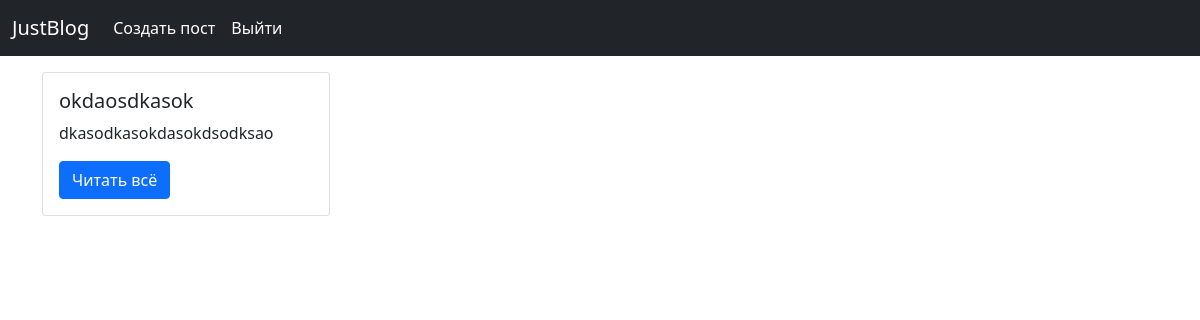
Page / (signed in) on the earlier database version.
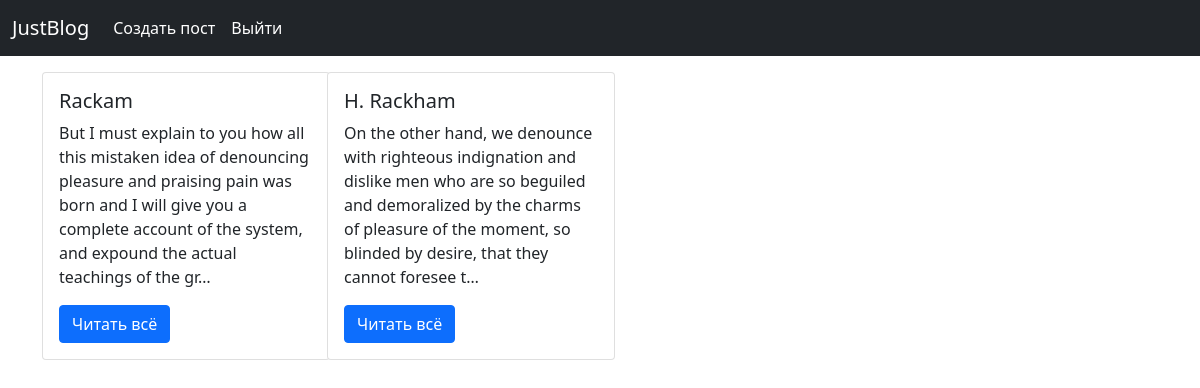
Same page on the later database version.
### blog/models.py (models this page shows, shortened)
class Post(models.Model):
    title = models.CharField(max_length=255)
    post_text = models.TextField()
    created = models.DateTimeField(auto_now_add=True)
    author = models.ForeignKey(User, on_delete=models.CASCADE)
    tags = models.ManyToManyField('blog.Tag')

### blog/views.py (the view)
# urls.py: 2. Add a URL to urlpatterns:  path('', Home.as_view(), name='home')
class Home(TemplateView):
    template_name = 'index.html'
    def get_context_data(self):
        posts = Post.objects.all().order_by('created')
        return {
            'posts': posts
        }

### templates/index.html (shortened to what this page needs)
<html>
<head>
    <link href="https://cdn.jsdelivr.net/npm/bootstrap@5.0.2/dist/css/bootstrap.min.css" rel="stylesheet">
</head>
    <body>
        <nav class="navbar navbar-expand-lg navbar-dark bg-dark">
          <div class="container-fluid">
            <a class="navbar-brand" href="/">JustBlog</a>
            <div class="collapse navbar-collapse" id="navbarSupportedContent">
              <ul class="navbar-nav me-auto mb-2 mb-lg-0">
                <li class="nav-item">
                  <a class="nav-link active" aria-current="page" href="/create_post/">Создать пост</a>
                </li>
                  {% if user.is_authenticated %}
                  <li class="nav-item">
                  <a class="nav-link active" aria-current="page" href="/accounts/logout">Выйти</a>
                  {% endif %}
              </ul>
            </div>
          </div>
        </nav>
        <div class="container">
            <div class="row">
            {% if user.is_authenticated %}
                {% for post in posts %}
                <div class="col-md-3" style="padding-top:1rem;">
                    <div class="card" style="width: 18rem;">
                      <div class="card-body">
                        <h5 class="card-title">{{ post.title }}</h5>
                        <p class="card-text">{{ post.post_text|truncatechars:200 }}</p>
                        <a href="post/{{ post.id }}" class="btn btn-primary">Читать всё</a>
                      </div>
                    </div>
                </div>
                {% endfor %}
            </div>
                {% else %}
                <h1>Войдите или зарегистрируйтесь, чтобы просматривать посты.</h1>
                {% endif %}
        </div>
    </body>
</html>

Differences in the rows shown:
changed Post: title "okdaosdkasok" → "Rackam"; post_text "dkasodkasokdasokdsodksao" → "But I must explain to you how all this mistaken idea of denouncing pleasure and praising pain was born and I will give you a complete account of the system, and expound the actual teachings of the gr…"
added Post: title "H. Rackham", post_text "On the other hand, we denounce with righteous indignation and dislike men who are so beguiled and demoralized by the charms of pleasure of the moment, so blinded by desire, that they cannot foresee t…"
